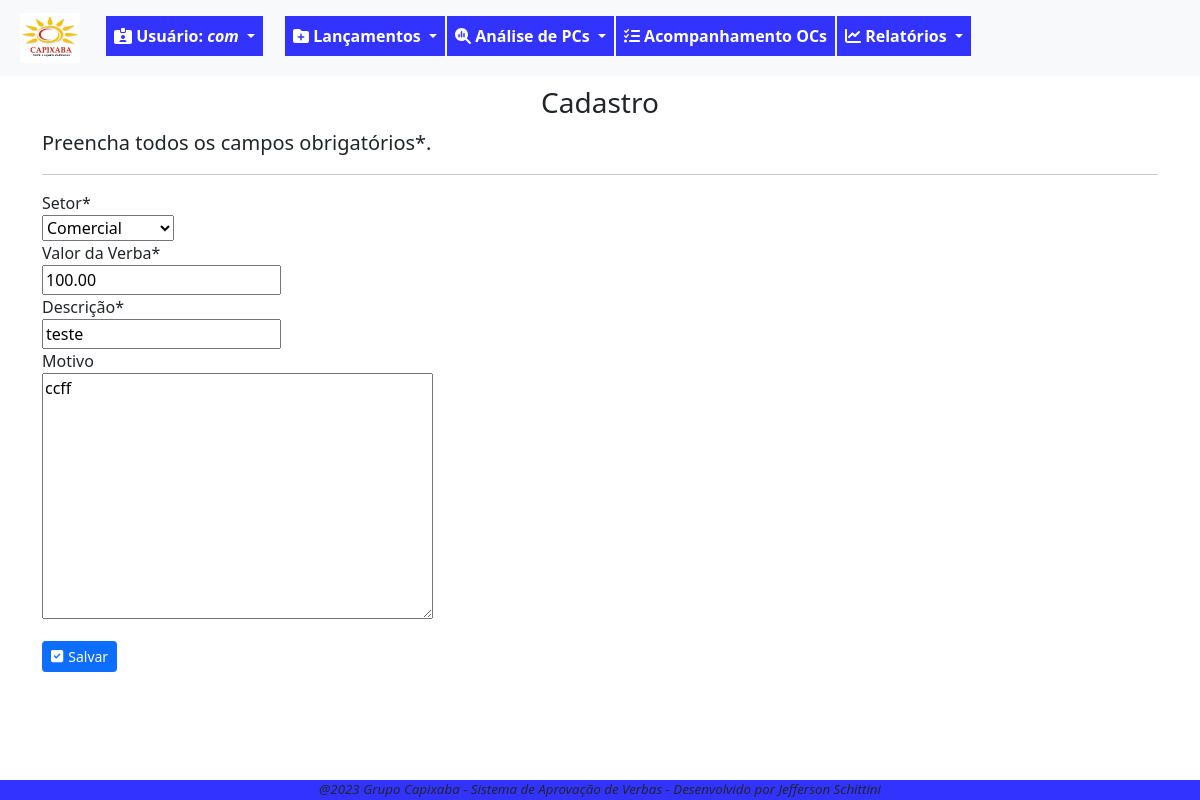
/verbas/alterar/4/ (signed in), run on the app's committed database.
### fluxo/models.py (models this page shows, shortened)
class Verba(models.Model):
    data_verba = models.DateTimeField(verbose_name='Data Lançamento', default=timezone.now)
    valor_verba = models.DecimalField(verbose_name='Valor da Verba', max_digits=9, decimal_places=2)
    setor_verba = models.ForeignKey(Setor, on_delete=models.PROTECT, verbose_name='Setor')
    desc_verba = models.CharField(verbose_name='Descrição', max_length=200)
    motivo_verba = models.TextField(verbose_name='Motivo', max_length=1000, blank=True, null=True)
    """ atriui a uma variável o nome da classe. Isso pode ser usado em um template para identificar a
    classe que está chamando o formulário e condicionar as ações"""

### fluxo/views.py (the view)
# urls.py: path('verbas/alterar/<int:pk>/', VerbaUpdate.as_view(), name='alter-verbas'),
class VerbaUpdate(GroupRequiredMixin,LoginRequiredMixin, UpdateView):
    login_url = reverse_lazy('login')
    group_required = u'Aprovador'
    model = Verba
    fields = ['setor_verba','valor_verba','desc_verba','motivo_verba']
    template_name = 'fluxo/form-cad.html'
    success_url = reverse_lazy('lista-verbas')

### fluxo/models.py (called while the page is built)
    def __str__(self):
        return self.setor_desc

### fluxo/templates/fluxo/form-cad.html (shortened to what this page needs)
{% extends 'paginas/base.html' %}
{% load static %}
{% load crispy_forms_tags %}
{% block info_tela %}
    <h3 style="margin-top: 10px; text-align: center;">Cadastro</h3>
{% endblock info_tela %}
{% block conteudo %}
    <p class="lead">
        Preencha todos os campos obrigatórios*.
    </p>
    <hr>
    <form action="" method="post" enctype="multipart/form-data">
        {{ form|crispy }}
        <button type="submit" class="btn btn-primary mt-3 btn-sm">
            <i style="margin-right: 5px" class="fa-solid fa-square-check"></i>Salvar</button>
    </form>
{% endblock conteudo %}

### paginas/templates/paginas/base.html (shortened to what this page needs)
{% load static %}
{% load crispy_forms_tags %}
<!DOCTYPE html>
<html lang="pt-br">
<head>
    <link rel="stylesheet" href="{% static 'css/estilo.css' %}" type="text/css">
    <link rel="stylesheet" href="{% static 'css/bootstrap.min.css' %}" type="text/css">
    <link rel="stylesheet" href="{% static 'css/all.min.css' %}" type="text/css">
</head>
<body class="corpo">
    <header>
        {% block menu %}
        {% if request.user.is_authenticated %}
        <nav class="navbar navbar-expand-lg bg-light">
            <div class="container-fluid">
                <ul class="navbar-nav me-auto mb-lg-0">
                    <li class="nav-item">
                        <a class="navbar-brand nav-link" href="{% url 'index' %}"><img src="{% static 'img/logocpxb.jpeg' %}" width="60" height="50" alt=""></a>
                    </li>
                    <div class="nav-item dropdown mt-2">
                        <a style="color:white; margin-right: 20px;" class="nav-link dropdown-toggle btn-meu-menu" href="#" role="button" data-bs-toggle="dropdown" aria-expanded="false">
                            <i class="fa-solid fa-id-card-clip"></i><span> Usuário: <em>{{ request.user}}</em></span>
                        </a>
                    </div>
                    <div class="nav-item dropdown mt-2">
                        <a style="color:white" class="nav-link dropdown-toggle btn-meu-menu" href="#" role="button" data-bs-toggle="dropdown" aria-expanded="false">
                            <i class="fa-solid fa-folder-plus"></i>
                            <span>Lançamentos</span>
                        </a>
                    </div>
                    <div class="nav-item dropdown mt-2">
                        <a style="color:white" class="nav-link dropdown-toggle btn-meu-menu" href="#" role="button" data-bs-toggle="dropdown" aria-expanded="false">
                            <i class="fa-solid fa-magnifying-glass-chart"></i>
                            <span>Análise de PCs</span>
                        </a>
                    </div>
                    <li class="nav-item mt-2"><a style="color:white" class="nav-link btn-meu-menu" href="{% url 'index' %}">
                        <i class="fa-solid fa-list-check"></i>
                        <span>Acompanhamento OCs</span></a>
                    </li>
                    <div class="nav-item dropdown mt-2">
                        <a style="color:white" class="nav-link dropdown-toggle btn-meu-menu" href="#" role="button" data-bs-toggle="dropdown" aria-expanded="false">
                            <i class="fa-solid fa-chart-line"></i>
                            <span>Relatórios</span>
                        </a>
                    </div>
                </ul>
            </div>
        </nav>
        {% endif %}
        {% endblock menu %}
    </header>
        {% block info_tela %}{% endblock info_tela %}
        <div class="container">
        {% block conteudo %}{% endblock conteudo %}
        </div>
    {% block rodape %}
    <footer>
        <p style="margin-bottom: 0; font-size: smaller;"> <em> @2023 Grupo Capixaba - Sistema de Aprovação de Verbas - Desenvolvido por Jefferson Schittini</em></p>
    </footer>
    {% endblock rodape %}
</body>
</html>

### static/css/estilo.css (style rules this page uses)
.corpo { margin-bottom: 80px; }
.btn-meu-menu { background-color:rgb(51, 51,255); font-size: medium; font-weight: bold; margin-left: 2px; }
footer { position: fixed; bottom: 0; width: 100%; background-color:rgb(51, 51,255); text-align: center; }

### data on the page
Verba: setor_verba "Comercial", valor_verba "100.00", desc_verba "teste", motivo_verba "ccff"

### other printed values
{{ request.user }} "com"
